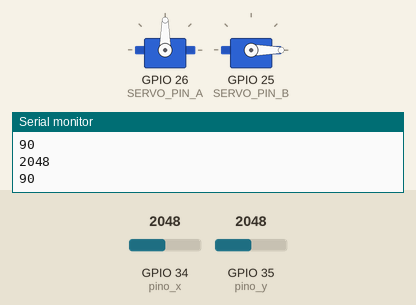
This sketch was run on a simulated ESP32. Shown: 2 × servo, the last lines printed to the serial monitor. The inputs (shaded band) are chosen by the test bench; at power-on: GPIO 34 (pino_x) = 2048, GPIO 35 (pino_y) = 2048.

Above: at 1.2 s.
1.3 s: GPIO 34 (pino_x) set to 2866
At 1.8 s:
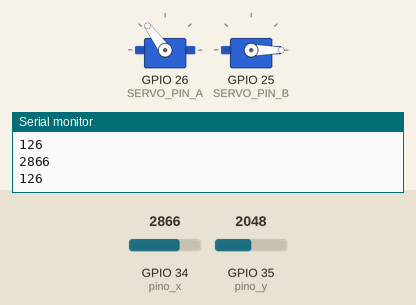
2.8 s: GPIO 35 (pino_y) set to 1228
At 4.1 s:
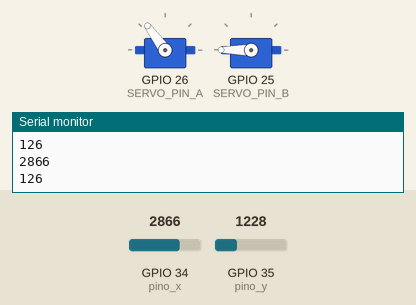
4.4 s: GPIO 34 (pino_x) set to 3603
At 5.5 s:
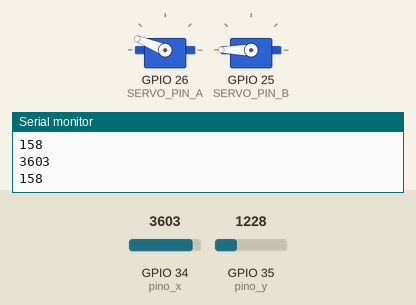
5.9 s: GPIO 35 (pino_y) set to 491
At 6.6 s:
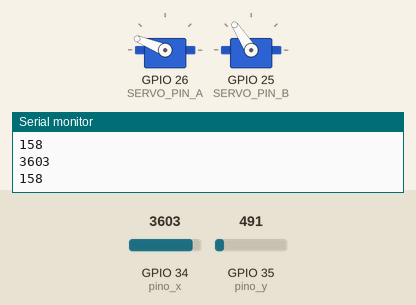
7.5 s: GPIO 34 (pino_x) set to 4095
At 8.8 s:
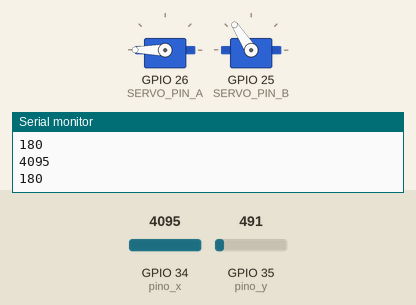
9.1 s: GPIO 35 (pino_y) set to 0
At 10.0 s:
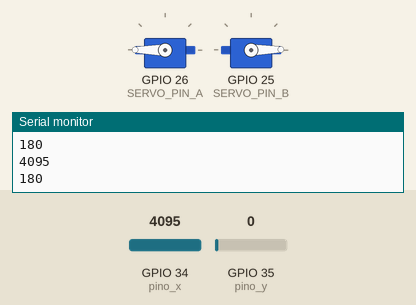
Timing chart, 0 to 11.6 s (numbered marks = the images above; inputs shaded):
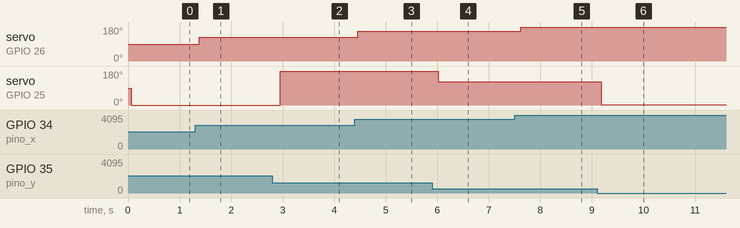

The sketch:

servo_motor_v02.ino
```cpp
#include <Servo.h>
Servo servo_a;
Servo servo_b;

#define SERVO_PIN_A 26
#define SERVO_PIN_B 25

int pino_x = 34; //Pino ligado ao X do joystick
int pino_y = 35; //Pino ligado ao Y do joystick
int val_x;   //Armazena o valor do eixo X
int val_y;   //Armazena o valor do eixo Y


void setup() {
  Serial.begin(9600);
  servo_a.attach(SERVO_PIN_A);

  servo_b.attach(SERVO_PIN_B);
  servo_a.write(90);
  servo_b.write(90);
  Serial.println("Setando posição dos Servos");
}

void loop() {
  val_x = analogRead(pino_x);
  Serial.println(val_x);
  val_x = map(val_x, 0, 4095, 1, 180);
  Serial.println(val_x);
  val_y = analogRead(pino_y);
  val_y = map(val_y, 1, 718, 1, 180);

  delay(30);
  servo_a.write(val_x);
  delay(30);
  servo_b.write(val_y);
  delay(30);
}
```

Measured:
- after the input at 1.3 s, servo on GPIO 26 (SERVO_PIN_A): 90° → 126° after 0.09 s
- after the input at 2.8 s, servo on GPIO 25 (SERVO_PIN_B): 0° → 180° after 0.15 s
- after the input at 4.4 s, servo on GPIO 26 (SERVO_PIN_A): 126° → 158° after 0.06 s
- after the input at 5.9 s, servo on GPIO 25 (SERVO_PIN_B): 180° → 123° after 0.12 s
- after the input at 7.5 s, servo on GPIO 26 (SERVO_PIN_A): 158° → 180° after 0.12 s
- after the input at 9.1 s, servo on GPIO 25 (SERVO_PIN_B): 123° → 1° after 0.08 s
